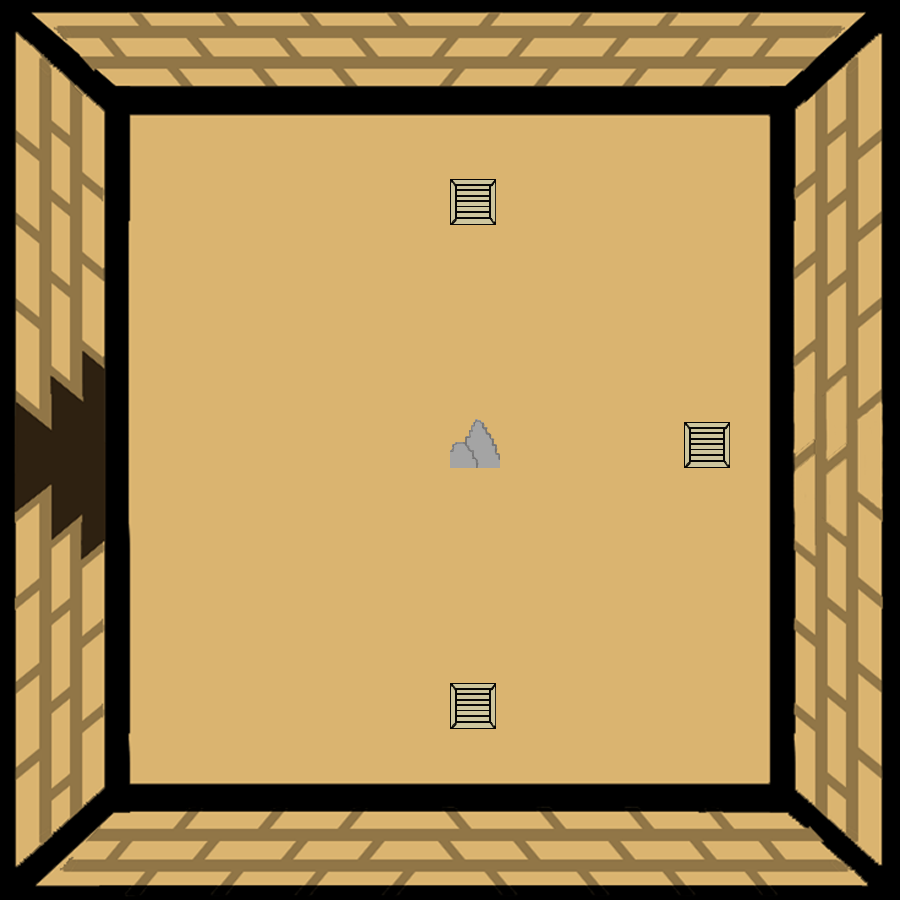

The image is a tile-based game level rendered from a .tmx file. Its description and source (layers, tilesets, objects; grid data summarised) follow:
An orthogonal 100x100 tile map with 9x9 px tiles, 2 tile layers (SALA, CAJAS Y ROCAS), 3 tilesets.

<map version="1.2" tiledversion="1.3.3" orientation="orthogonal" renderorder="right-down" width="100" height="100" tilewidth="9" tileheight="9" infinite="0" nextlayerid="3" nextobjectid="1">
 <tileset firstgid="1" source="RUINAS7.tsx" />
 <tileset firstgid="10001" source="ROCAS.tsx" />
 <tileset firstgid="10002" source="CAJA.tsx" />
 <layer id="1" name="SALA" width="100" height="100">
  <data>[10000 cells, 10000 non-empty, 10000 distinct tile ids]</data>
 </layer>
 <layer id="2" name="CAJAS Y ROCAS" width="100" height="100">
  <data>[10000 cells, 718 non-empty, 668 distinct tile ids]</data>
 </layer>
</map>
